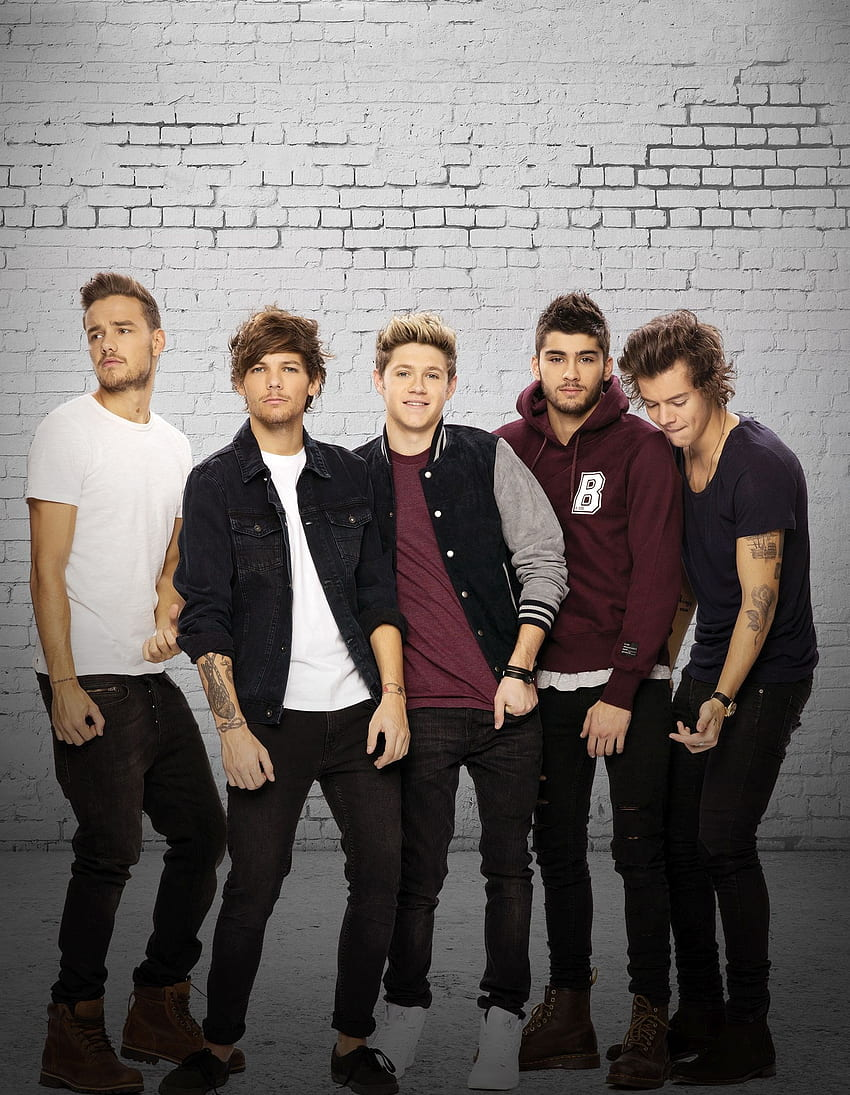
#> input picture One Direction.jpg, 850 x 1095 px
$ python 'Pencil Sketch.py'
#> lines starting #> are read from the running program, lines starting #| are printed output that depends on the picture
#Import the required library
import cv2

#Reading the image
image = cv2.imread("One Direction.jpg")
#> image is the input picture: shape (1095, 850, 3); mean B, G, R 104.6, 106.7, 112.9
cv2.imshow("One Direction",image)
cv2.waitKey(0)
#Converting the original image to greyscale
grey_filter = cv2.cvtColor(image,cv2.COLOR_BGR2GRAY)
cv2.imshow("New One Direction",grey_filter)
cv2.waitKey(0)
#Inverting the new grayscale image
invert = cv2.bitwise_not(grey_filter)
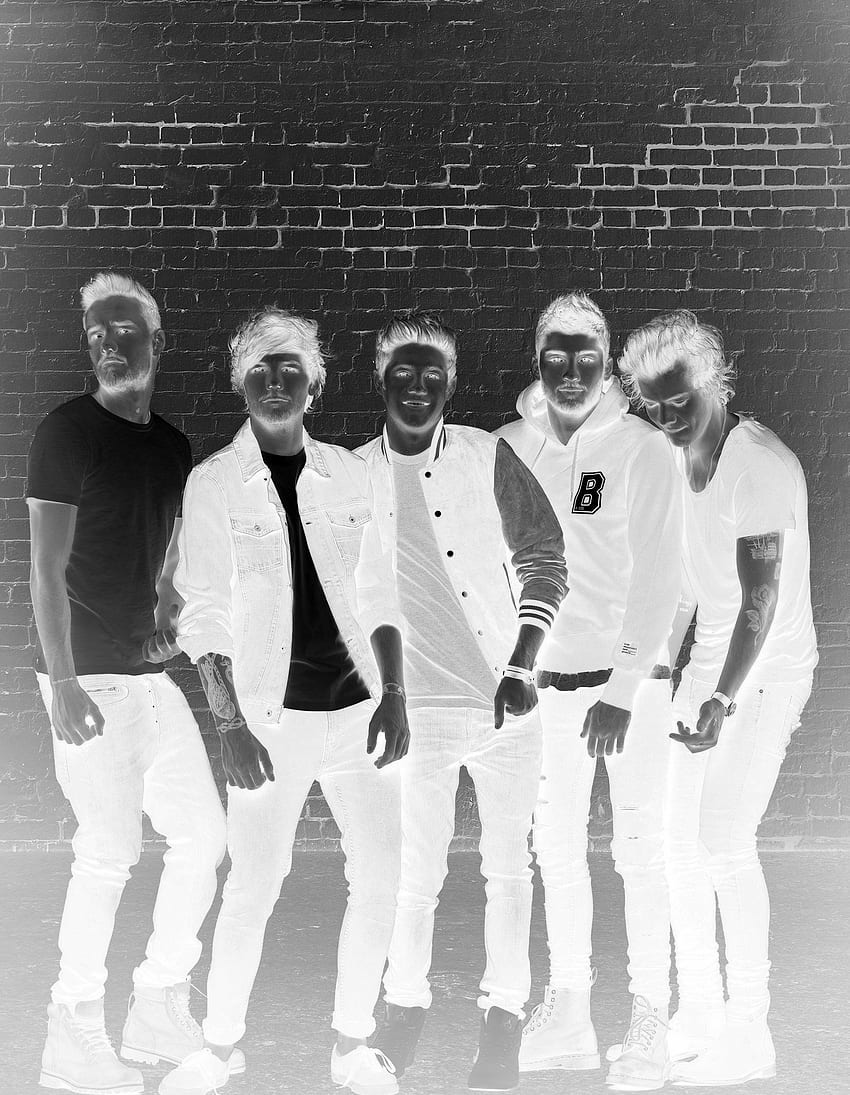
#> invert: shape (1095, 850); min 0, max 255, mean 146.7
cv2.imshow("Inverted",invert)
cv2.waitKey()
#Blurring the image using the Gaussian Function in cv2
blur = cv2.GaussianBlur(invert,(21,21),0)
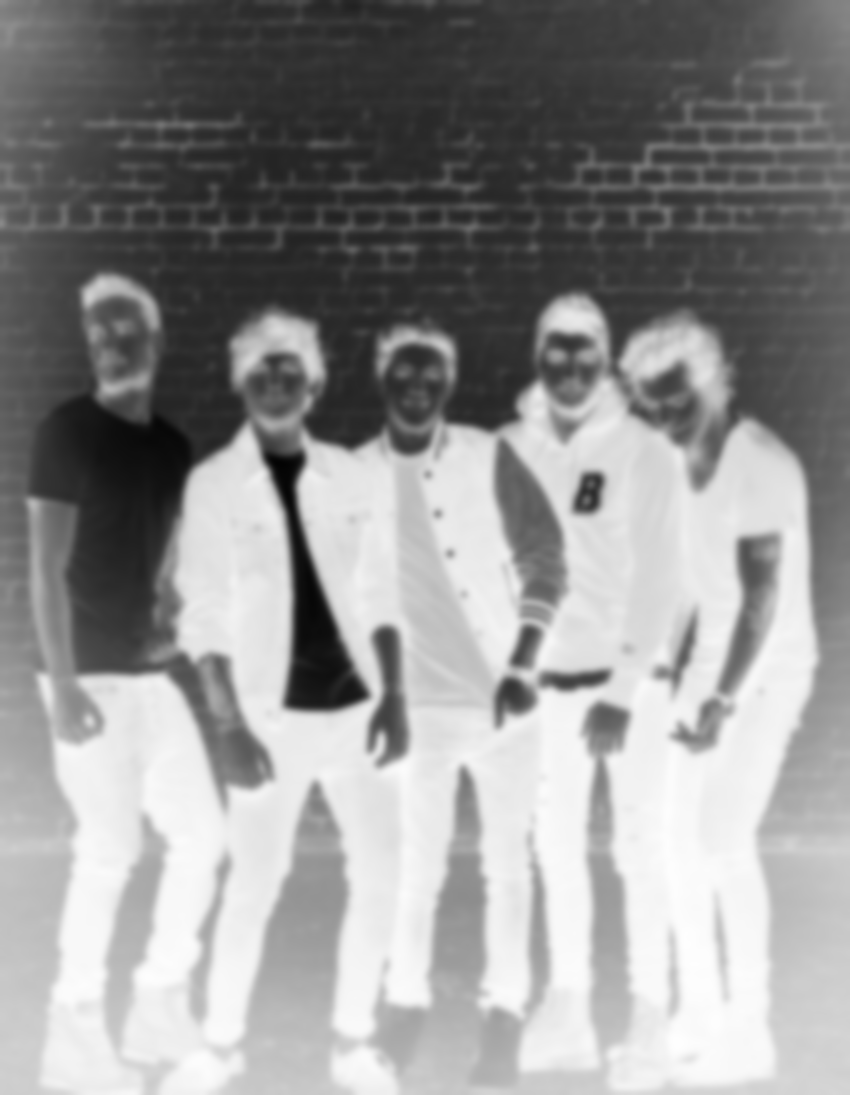
#> blur: shape (1095, 850); min 3, max 254, mean 146.7
cv2.imshow("Blurred",blur)
cv2.waitKey(0)
#Inverting the blurred image to convert the image into a pencil sketch
invertedblur = cv2.bitwise_not(blur)
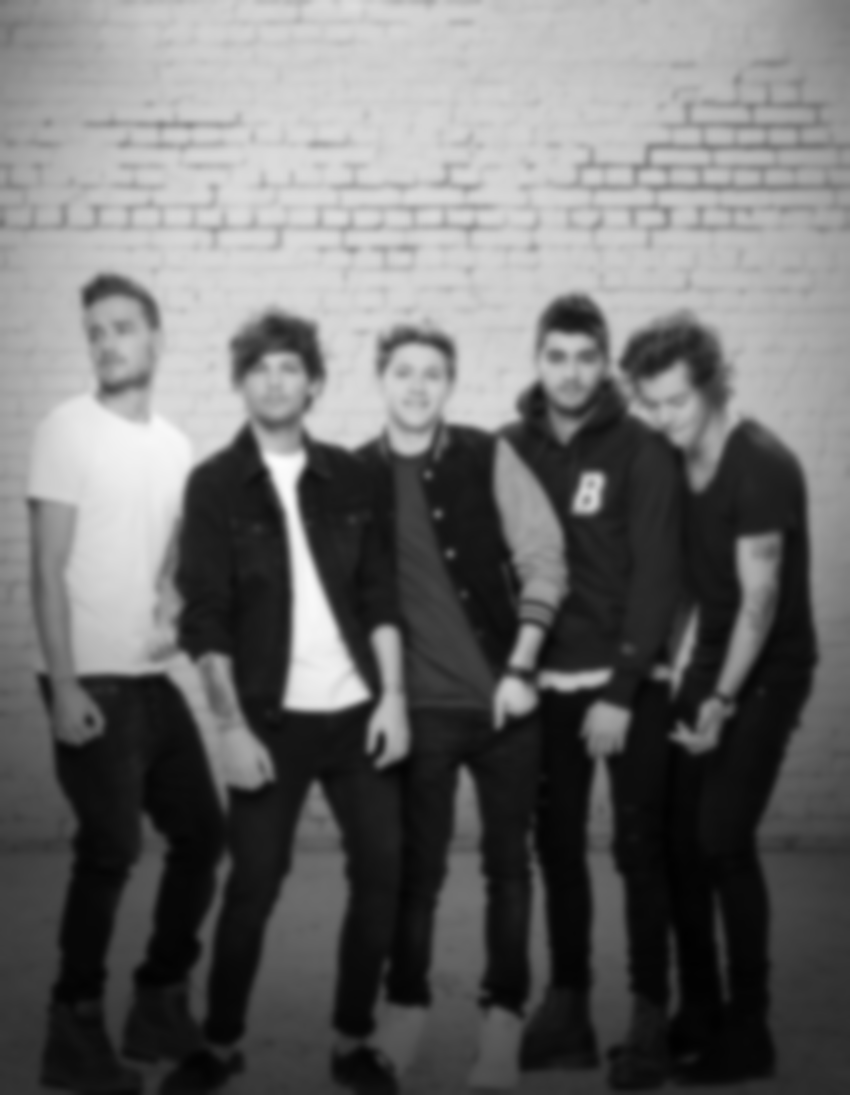
#> invertedblur: shape (1095, 850); min 1, max 252, mean 108.3
cv2.imshow(" Inverted Blurred",invertedblur)
cv2.waitKey(0)

sketch_filter = cv2.divide(grey_filter,invertedblur,scale = 256.0)
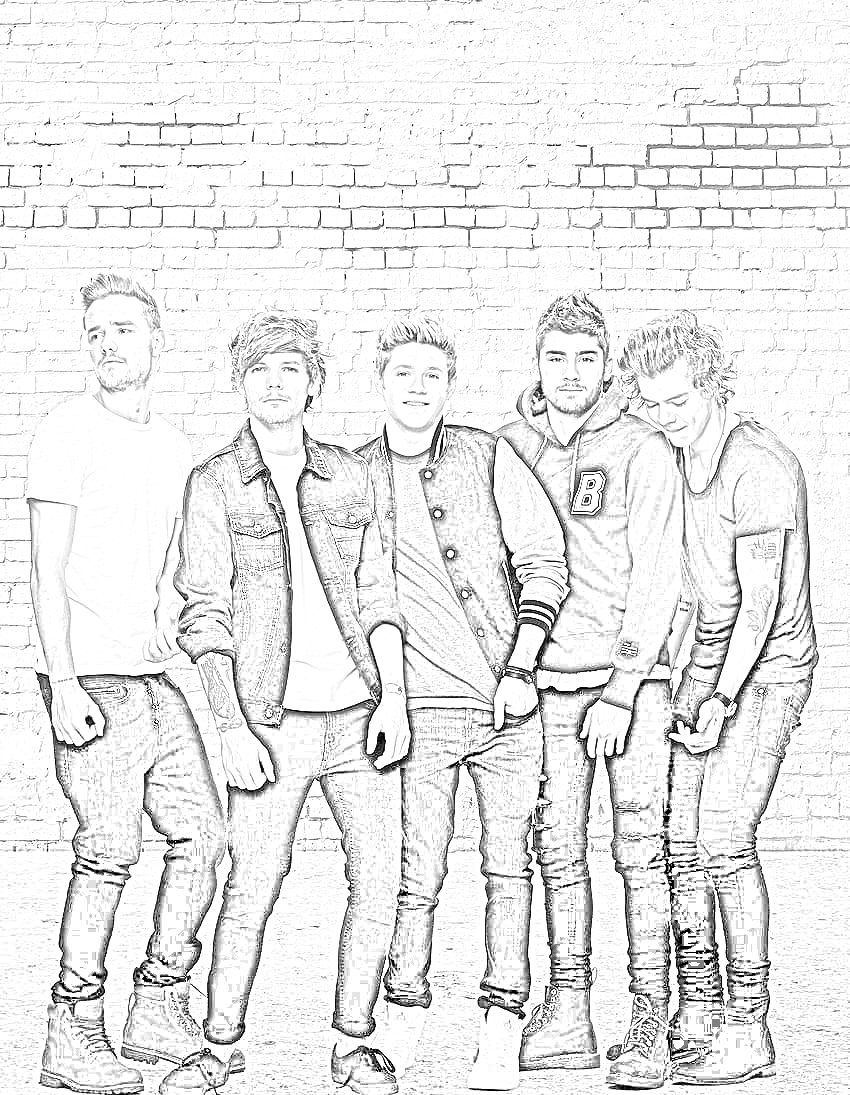
#> sketch_filter: shape (1095, 850); min 0, max 255, mean 233.2
cv2.imwrite("Output.jpg",sketch_filter)
cv2.imshow("Sketch",sketch_filter)
cv2.waitKey(0)
